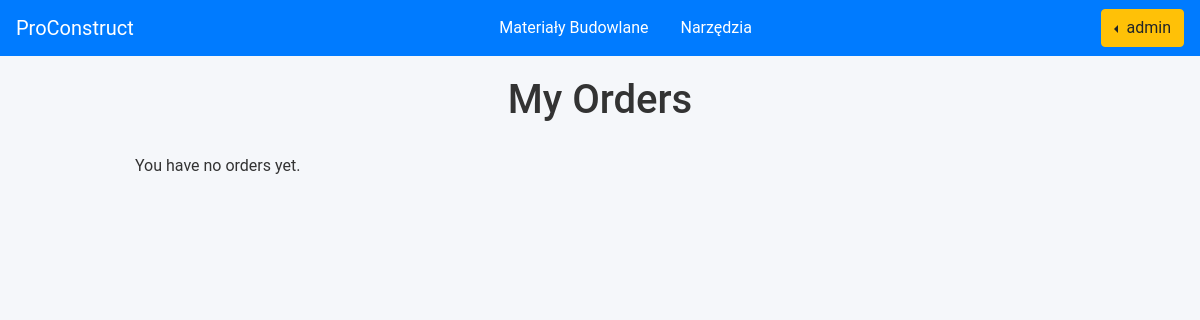
/user/check_orders/ (signed in), run on an earlier commit of the app's database.
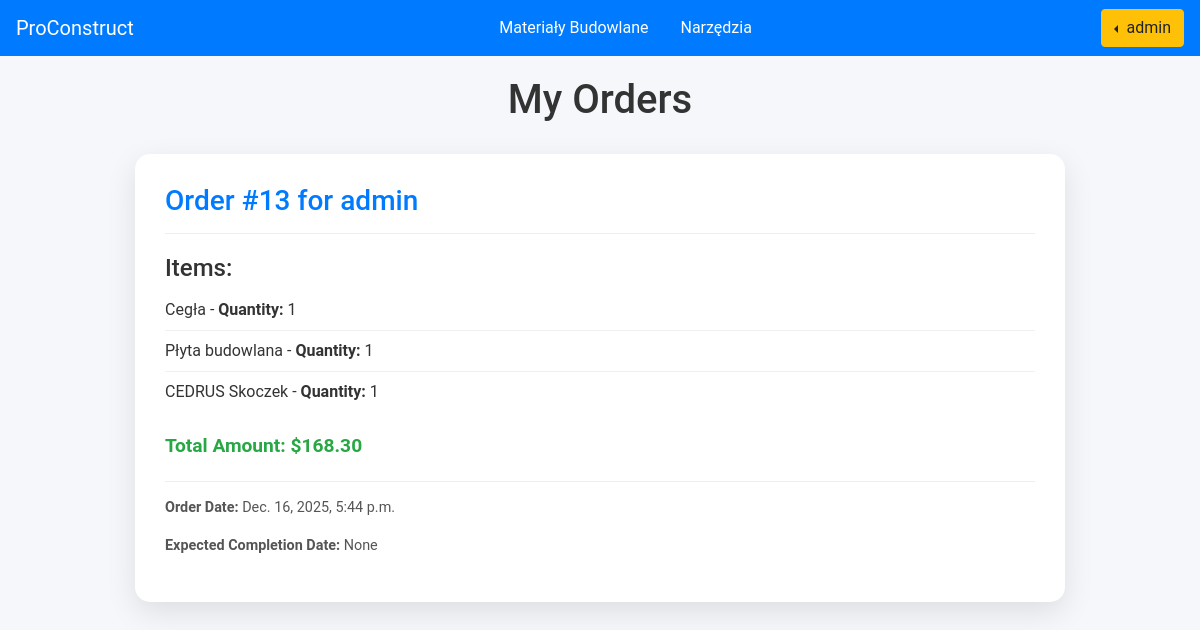
And on a later commit of the database.
### base/models.py (models this page shows, shortened)
class Order(models.Model):
    user = models.ForeignKey(settings.AUTH_USER_MODEL, on_delete=models.CASCADE)
    order_date = models.DateTimeField(auto_now_add=True)
    order_completion_date = models.DateTimeField(null=True, blank=True)
    def __str__(self):
        return f"Order #{self.id} for {self.user.username}"

class OrderProduct(models.Model):
    order = models.ForeignKey(Order, on_delete=models.CASCADE)
    cart_item = models.ForeignKey(CartItem, on_delete=models.CASCADE)

class CartItem(models.Model):
    cart = models.ForeignKey('Cart', on_delete=models.CASCADE, null=True, blank=True)
    product = models.ForeignKey(Product, on_delete=models.CASCADE, null=True, blank=True)
    equipment = models.ForeignKey(Equipment, on_delete=models.CASCADE, null=True, blank=True)
    product_quantity = models.PositiveIntegerField(default=1)
    equipment_quantity = models.PositiveIntegerField(default=1)

class Product(models.Model):
    name = models.CharField(max_length=100)
    description = models.TextField()
    price = models.DecimalField(max_digits=10, decimal_places=2)
    image = models.URLField()
    quantity = models.PositiveIntegerField(default=0)

class OrderEquipment(models.Model):
    order = models.ForeignKey(Order, on_delete=models.CASCADE)
    cart_item = models.ForeignKey(CartItem, on_delete=models.CASCADE)

class Equipment(models.Model):
    name = models.CharField(max_length=100)
    description = models.TextField()
    price = models.DecimalField(max_digits=10, decimal_places=2)
    image = models.URLField()
    quantity = models.PositiveIntegerField(default=0)

### users/models.py (models this page shows, shortened)
class CustomUser(AbstractUser):
    email = models.EmailField(_('email address'), unique=True)
    USERNAME_FIELD = 'email'
    REQUIRED_FIELDS = ('username',)
    objects = CustomUserManager()

### users/views.py (the view)
# urls.py: path('check_orders/', views.check_orders, name='check_orders'),
@login_required
def check_orders(request):
    orders = Order.objects.filter(user=request.user)
    order_data = []
    for order in orders:
        order_products = OrderProduct.objects.filter(order=order)
        order_equipments = OrderEquipment.objects.filter(order=order)
        total_amount_products = sum(
            product.cart_item.product.price * product.cart_item.product_quantity for product in order_products)
        total_amount_equipments = sum(
            equipment.cart_item.equipment.price * equipment.cart_item.equipment_quantity for equipment in
            order_equipments)
        total_amount = total_amount_products + total_amount_equipments
        order_data.append({
            'order': order,
            'order_products': order_products,
            'order_equipments': order_equipments,
            'total_amount': total_amount
        })
    return render(request, 'users/check_orders.html', {'order_data': order_data})

### templates/users/check_orders.html
{% include 'base/navbar.html' %}
{% load static %}
{% block extra_head %}
    <link rel="stylesheet" href="{% static 'orders.css' %}">
{% endblock %}
<div class="container">
    <h1>My Orders</h1>
    {% for order_info in order_data %}
    <div class="order-card">
        <div class="order-card-header">
            <h2>{{ order_info.order }}</h2>
        </div>
        <div class="order-card-body">
            <h4>Items:</h4>
            <ul>
                {% for product in order_info.order_products %}
                    <li>{{ product.cart_item.product.name }} - <strong>Quantity:</strong> {{ product.cart_item.product_quantity }}</li>
                {% endfor %}
                {% for equipment in order_info.order_equipments %}
                    <li>{{ equipment.cart_item.equipment.name }} - <strong>Quantity:</strong> {{ equipment.cart_item.equipment_quantity }}</li>
                {% endfor %}
            </ul>
            <p class="total-amount">Total Amount: ${{ order_info.total_amount }}</p>
        </div>
        <div class="order-card-footer">
            <p><strong>Order Date:</strong> {{ order_info.order.order_date }}</p>
            <p><strong>Expected Completion Date:</strong> {{ order_info.order.order_completion_date }}</p>
        </div>
    </div>
    {% empty %}
        <p>You have no orders yet.</p>
    {% endfor %}
</div>

What changed in the data, as far as the page shows it:
added Order: order "Order #13 for admin", total_amount "168.30", order.order_date "Dec. 16, 2025, 5:44 p.m.", order.order_completion_date "None"
added OrderProduct: cart_item.product.name "Cegła", cart_item.product_quantity "1"
added OrderProduct: cart_item.product.name "Płyta budowlana", cart_item.product_quantity "1"
added OrderEquipment: cart_item.equipment.name "CEDRUS Skoczek", cart_item.equipment_quantity "1"
Also different on the page:
text no longer shown: "You have no orders yet."
